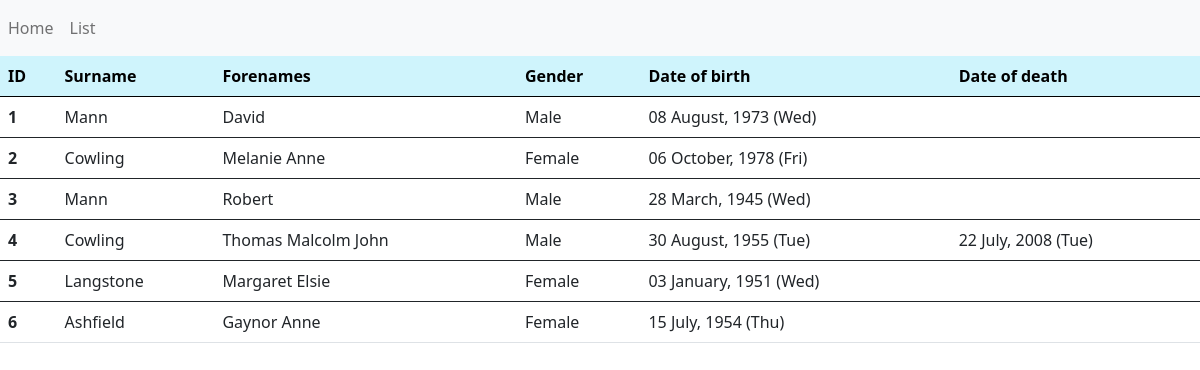
Page /list on the committed database.
### genealogy/models.py (models this page shows, shortened)
class Individual(db.Model):
    __tablename__ = "individual"
    id = db.Column(db.Integer, primary_key=True)
    forenames = db.Column(db.Text)
    surname = db.Column(db.Text)
    fullname = db.Column(db.Text)
    gender = db.Column(db.Text)
    dob = db.Column(db.Date)
    dod = db.Column(db.Date)
    age = db.Column(db.Integer)
    parents = db.relationship("Parents", secondary=FamilyLink.__table__)

### genealogy/individual/views.py (the view)
@app.route("/list", methods=["GET", "POST"])
def individual_list():
    individuals = Individual.query.all()
    return render_template("list.html", individuals=individuals)

### app.py (called while the page is built)
@app.template_filter()
def datedisplay(value, format='%d %B, %Y (%a)'):
    if value is None:
        return None
    return value.strftime(format)

### genealogy/individual/templates/list.html
{% extends "base.html" %}
{% block content %}
<table class="table">
    <thead>
    <tr class="table-info">
        <th scope="col">ID</th>
        <th scope="col">Surname</th>
        <th scope="col">Forenames</th>
        <th scope="col">Gender</th>
        <th scope="col">Date of birth</th>
        <th scope="col">Date of death</th>
    </tr>
    </thead>
    <tbody>
    {% for individual in individuals %}
    <tr>
        <th scope="row">{{ individual.id}}</th>
        <td>{{ individual.surname }}</td>
        <td>{{ individual.forenames }}</td>
        <td>{{ individual.gender }}</td>
        {% if individual.dob %}
        <td>{{ individual.dob | datedisplay }}</td>
        {% else %}
        <td></td>
        {% endif %}
        {% if individual.dod %}
        <td>{{ individual.dod | datedisplay }}</td>
        {% else %}
        <td></td>
        {% endif %}
    </tr>
    </tbody>
    {% endfor %}
</table>
{% endblock %}

### genealogy/individual/templates/base.html (shortened to what this page needs)
<!DOCTYPE html>
<html lang="en" dir="ltr">
<head>
  <link href="https://cdn.jsdelivr.net/npm/bootstrap@5.0.0-beta1/dist/css/bootstrap.min.css" rel="stylesheet">
</head>
<body>
<nav class="navbar navbar-expand-lg navbar-light bg-light">
  <div class="navbar-nav">
    <a class="nav-item nav-link" href="{{ url_for('index') }}">Home</a>
    <a class="nav-item nav-link" href="{{ url_for('individual_list') }}">List</a>
  </div>
</nav>
{% block content %}
{% endblock %}
</body>
</html>

### rows in the picture
Individual: id "1", surname "Mann", forenames "David", gender "Male", dob "08 August, 1973 (Wed)"
Individual: id "2", surname "Cowling", forenames "Melanie Anne", gender "Female", dob "06 October, 1978 (Fri)"
Individual: id "3", surname "Mann", forenames "Robert", gender "Male", dob "28 March, 1945 (Wed)"
Individual: id "4", surname "Cowling", forenames "Thomas Malcolm John", gender "Male", dob "30 August, 1955 (Tue)", dod "22 July, 2008 (Tue)"
Individual: id "5", surname "Langstone", forenames "Margaret Elsie", gender "Female", dob "03 January, 1951 (Wed)"
Individual: id "6", surname "Ashfield", forenames "Gaynor Anne", gender "Female", dob "15 July, 1954 (Thu)"
